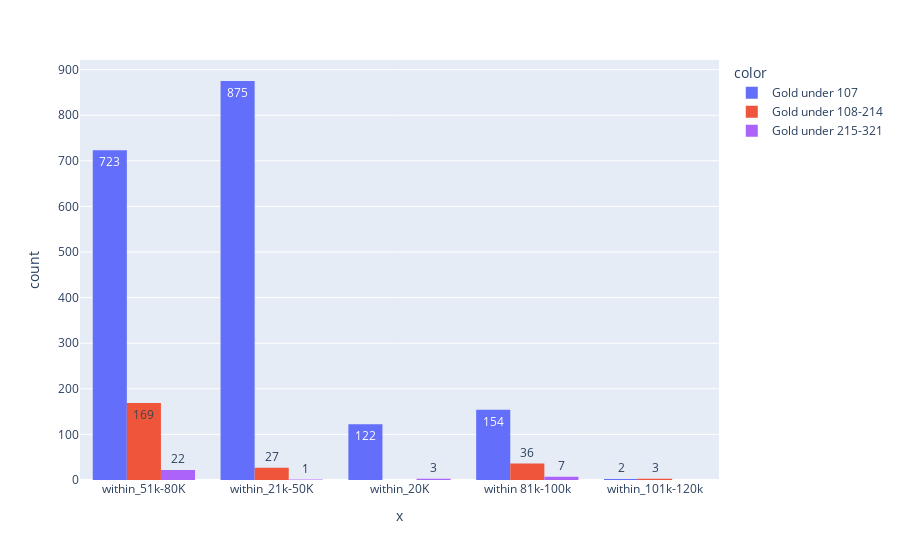

Notebook source saved alongside this figure:
### Code cell
def gold_cat(x):
    if x["MntGoldProds"] > 0 and x["MntGoldProds"] <= 107:
        return "Gold under 107"
    elif x["MntGoldProds"] > 107 and x["MntGoldProds"] <= 214:
        return "Gold under 108-214"
    elif x["MntGoldProds"] > 214 and x["MntGoldProds"] <= 321:
        return "Gold under 215-321"

data["Gold_caty"] = data.apply(gold_cat,axis=1)

px.histogram(x= data["Income_cat"],color=data["Gold_caty"],barmode='group',text_auto=True)

### Figure 1 — Plotly figure (JSON) as saved in the notebook; plotly's stock layout.template omitted (floating-point values rounded to 4 significant figures; data arrays with more than 128 entries replaced by an {"elided": "..."} marker saying what was removed)
{"data": [{"alignmentgroup": "True", "bingroup": "x", "hovertemplate": "color=Gold under 107<br>x=%{x}<br>count=%{y}<extra></extra>", "legendgroup": "Gold under 107", "marker": {"color": "#636efa", "pattern": {"shape": ""}}, "name": "Gold under 107", "offsetgroup": "Gold under 107", "orientation": "v", "showlegend": true, "texttemplate": "%{value}", "type": "histogram", "x": {"elided": "1876 str values"}, "xaxis": "x", "yaxis": "y"}, {"alignmentgroup": "True", "bingroup": "x", "hovertemplate": "color=Gold under 108-214<br>x=%{x}<br>count=%{y}<extra></extra>", "legendgroup": "Gold under 108-214", "marker": {"color": "#EF553B", "pattern": {"shape": ""}}, "name": "Gold under 108-214", "offsetgroup": "Gold under 108-214", "orientation": "v", "showlegend": true, "texttemplate": "%{value}", "type": "histogram", "x": {"elided": "235 str values"}, "xaxis": "x", "yaxis": "y"}, {"alignmentgroup": "True", "bingroup": "x", "hovertemplate": "color=Gold under 215-321<br>x=%{x}<br>count=%{y}<extra></extra>", "legendgroup": "Gold under 215-321", "marker": {"color": "#ab63fa", "pattern": {"shape": ""}}, "name": "Gold under 215-321", "offsetgroup": "Gold under 215-321", "orientation": "v", "showlegend": true, "texttemplate": "%{value}", "type": "histogram", "x": ["within 81k-100k", "within_51k-80K", "within_51k-80K", "within_51k-80K", "within 81k-100k", "within 81k-100k", "within_51k-80K", "within 81k-100k", "within_51k-80K", "within_51k-80K", "within_51k-80K", "within_51k-80K", "within_51k-80K", "within 81k-100k", "within_51k-80K", "within 81k-100k", "within_51k-80K", "within_51k-80K", "within_20K", "within_51k-80K", "within_51k-80K", "within_20K", "within_51k-80K", "within_21k-50K", "within_51k-80K", "within_20K", "within_51k-80K", "within_51k-80K", "within_51k-80K", "within 81k-100k", "within_51k-80K", "within_51k-80K", "within_51k-80K"], "xaxis": "x", "yaxis": "y"}], "layout": {"barmode": "group", "legend": {"title": {"text": "color"}, "tracegroupgap": 0}, "margin": {"t": 60}, "xaxis": {"anchor": "y", "domain": [0, 1], "title": {"text": "x"}}, "yaxis": {"anchor": "x", "domain": [0, 1], "title": {"text": "count"}}}}
